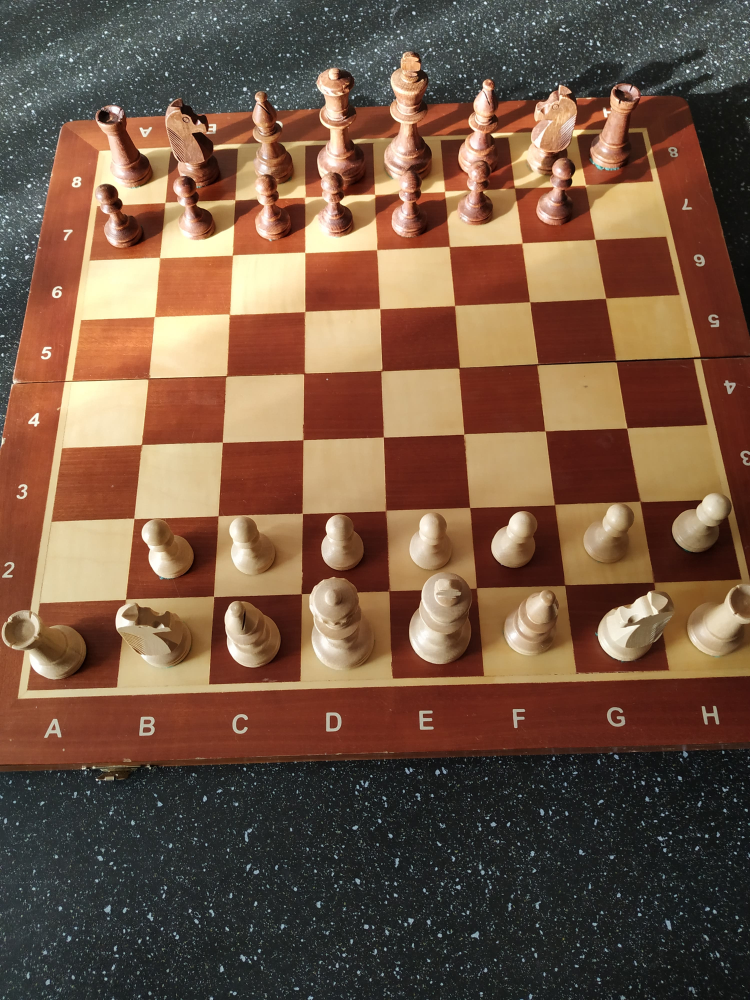
#> input picture Szachownica1.jpg, 3000 x 4000 px (shown at 1/4 size); its folder holds only this picture in this run
$ python -i segment.py   (imports and definitions only)
#> lines starting #> are read from the running program, lines starting #| are printed output that depends on the picture
#> further down, picture is the input picture: shape (4000, 3000, 3); mean B, G, R 67.1, 86.7, 115.8
import scipy

import cv2
import numpy as np
import time
from scipy import stats

from collections import defaultdict


# [4 lines left out: function angle_between, not called in this run]


from collections import defaultdict


# [60 lines left out: functions segment_by_angle_kmeans, intersection, segmented_intersections, not called in this run]


def create_lines(img):
    img = cv2.resize(img, (1500, 1500))
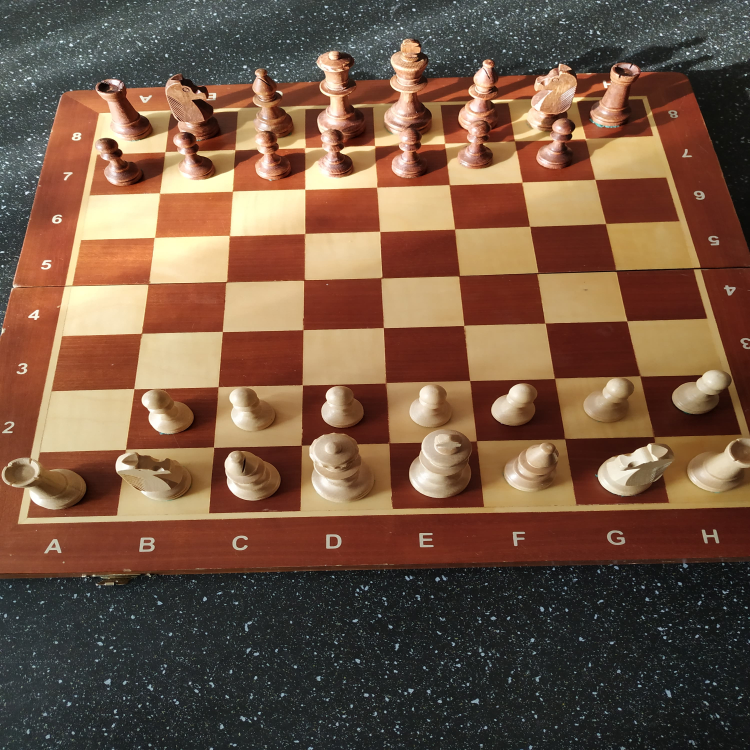
#> img: shape (1500, 1500, 3) (shown at 1/2 size); mean of channels 0, 1, 2 67, 86.7, 115.8; drawn as B, G, R
    gray = cv2.cvtColor(img, cv2.COLOR_BGR2GRAY)
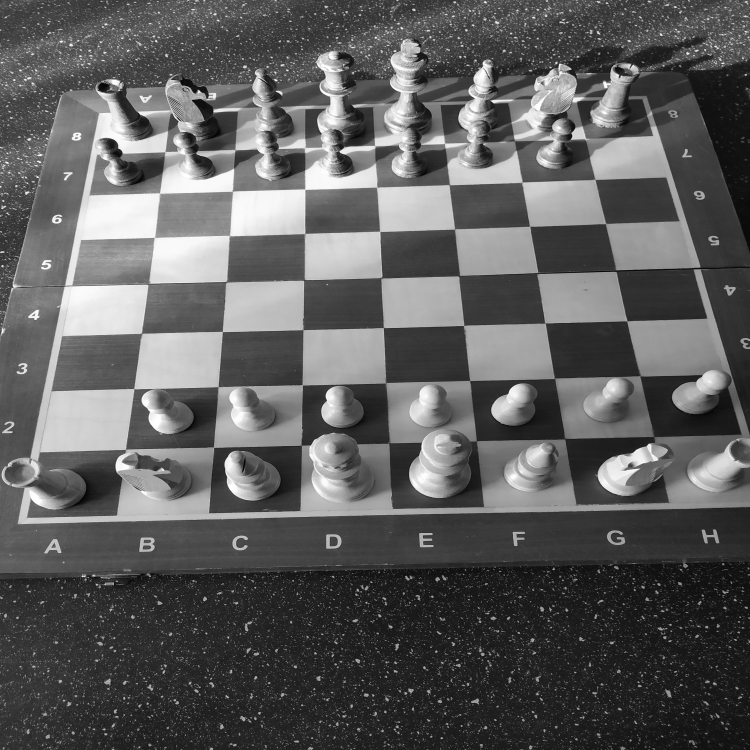
#> gray: shape (1500, 1500) (shown at 1/2 size); min 1, max 255, mean 93.2
    edges = cv2.Canny(gray, 60, 150, apertureSize=3)
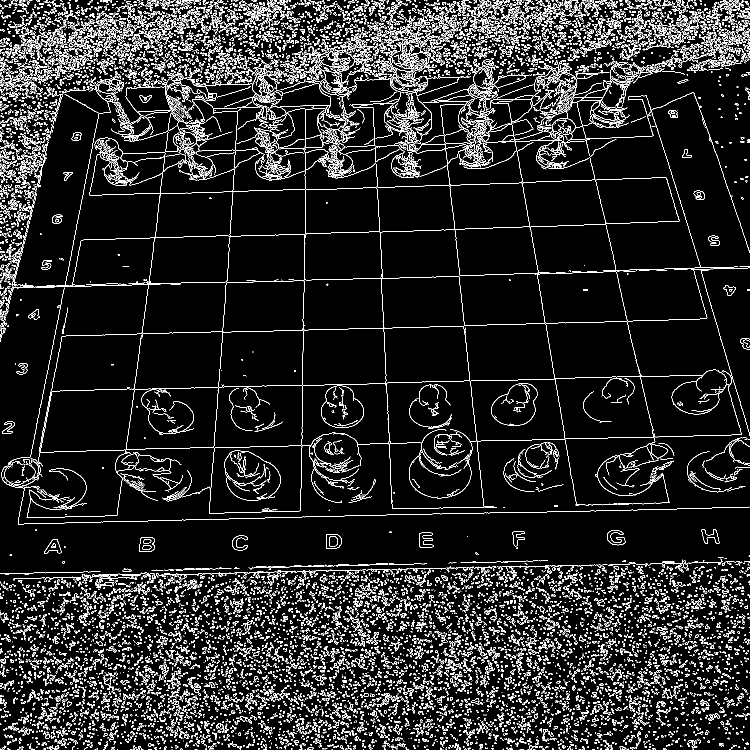
#> edges: shape (1500, 1500) (shown at 1/2 size); 9.4% white in thin lines or dots
    lines = cv2.HoughLines(edges, 1, np.pi / 180, 200)
    return lines, img


# [106 lines left out: functions segregatePoints, createStrongLines, cropPolygon, cropBox, pad_img_to_fit_bbox, cropFields, not called in this run]


def distance(point, center):
    diffs = [(center[i] - point[i]) ** 2 for i in range(2)]
    return np.sqrt(np.sum(diffs))


# [160 lines left out: functions filterPoints, filter_vertical_lines, find_first_important_vertical_line, filter_horizontal_lines, get_fields, createSampImage, not called in this run]


import os
import dataset
from utils import ensure_dir

# [9 lines of commented-out code are left out]

i = 1
# [9 lines not run here, left out]

>>> import cv2
>>> picture = cv2.imread('Szachownica1.jpg')
>>> result = create_lines(picture)

$ run again, on Szachownica2.jpg
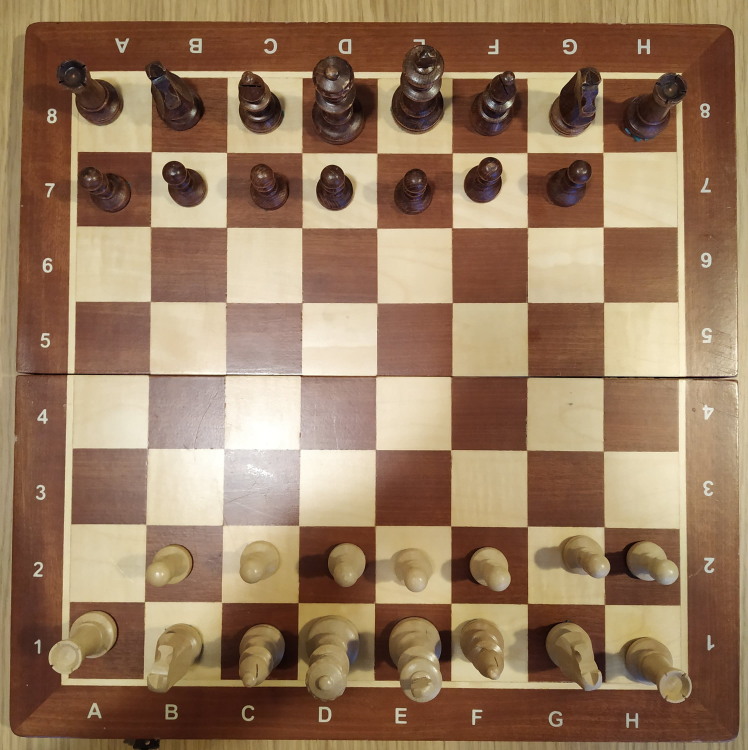
#> input picture Szachownica2.jpg, 2992 x 3000 px (shown at 1/4 size)
#> picture is the input picture: shape (3000, 2992, 3); mean B, G, R 95.6, 122.9, 152.4
#> in create_lines, `gray = cv2.cvtColor(img, cv2.COLOR_BGR2GRAY)`:
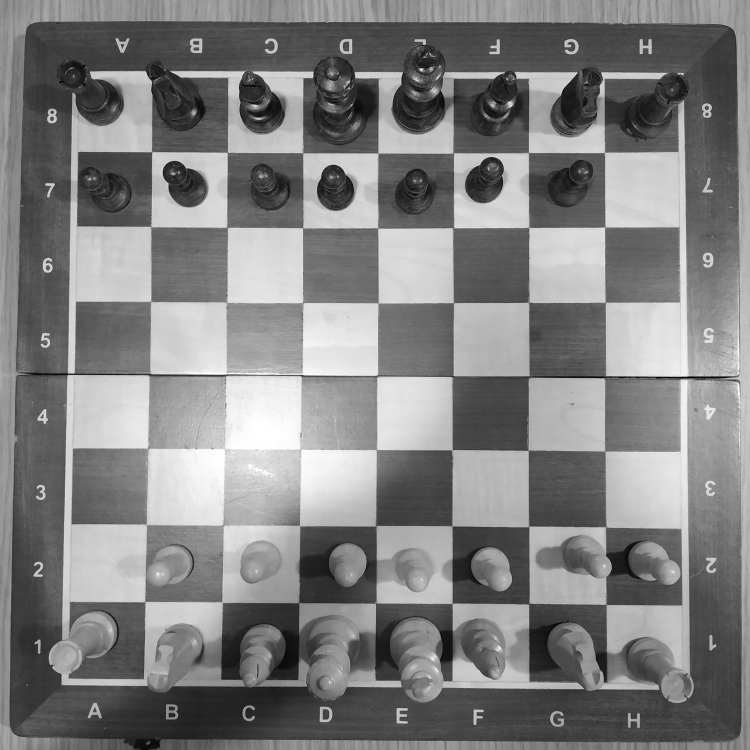
#> gray: shape (1500, 1500) (shown at 1/2 size); min 1, max 255, mean 128.6
#> in create_lines, `edges = cv2.Canny(gray, 60, 150, apertureSize=3)`:
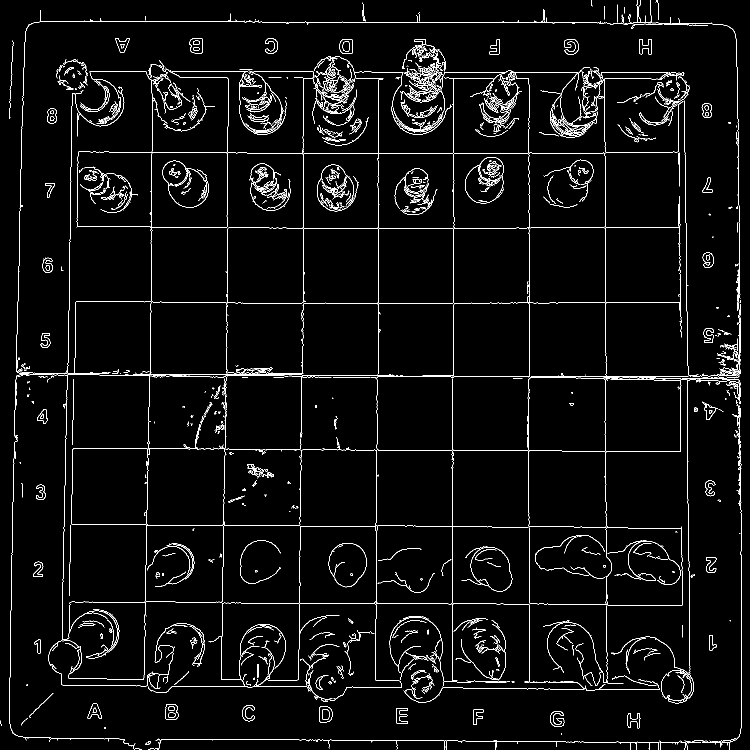
#> edges: shape (1500, 1500) (shown at 1/2 size); 3.5% white in thin lines or dots
#> lines = 62 rows, first 8: [1058, 0], [44, 1.57], [306, 1.57], [606, 1.57], [905, 0], [465, 0.0175], [907, 0], [751, 1.57]

$ run again, on samp1.jpg
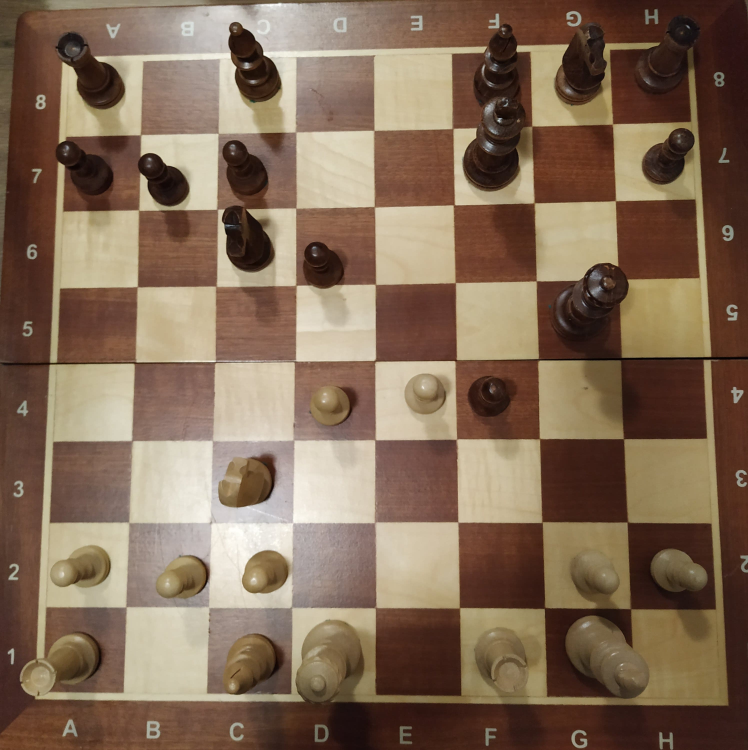
#> input picture samp1.jpg, 2992 x 3000 px (shown at 1/4 size)
#> picture is the input picture: shape (3000, 2992, 3); mean B, G, R 86.9, 107.6, 130.9
#> in create_lines, `gray = cv2.cvtColor(img, cv2.COLOR_BGR2GRAY)`:
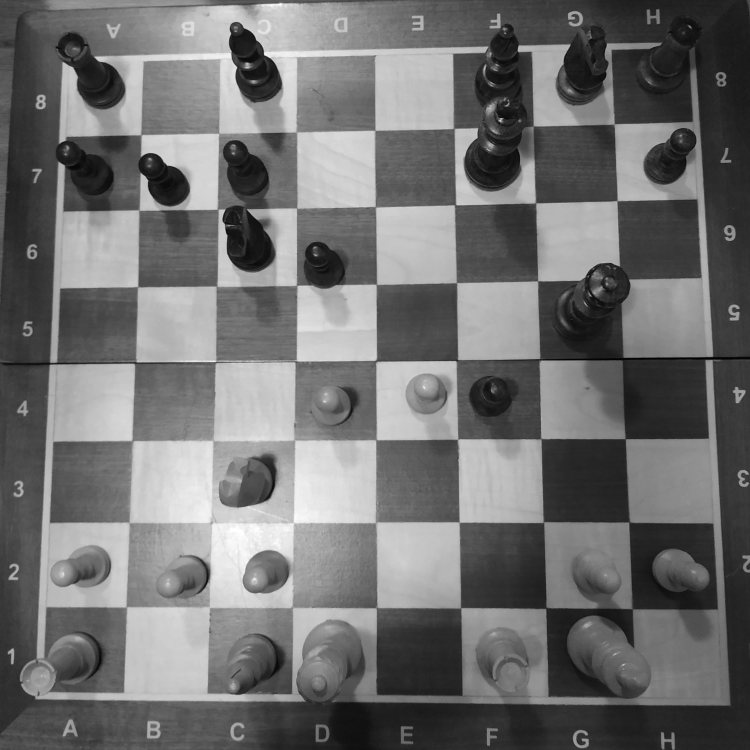
#> gray: shape (1500, 1500) (shown at 1/2 size); min 0, max 255, mean 112.3
#> in create_lines, `edges = cv2.Canny(gray, 60, 150, apertureSize=3)`:
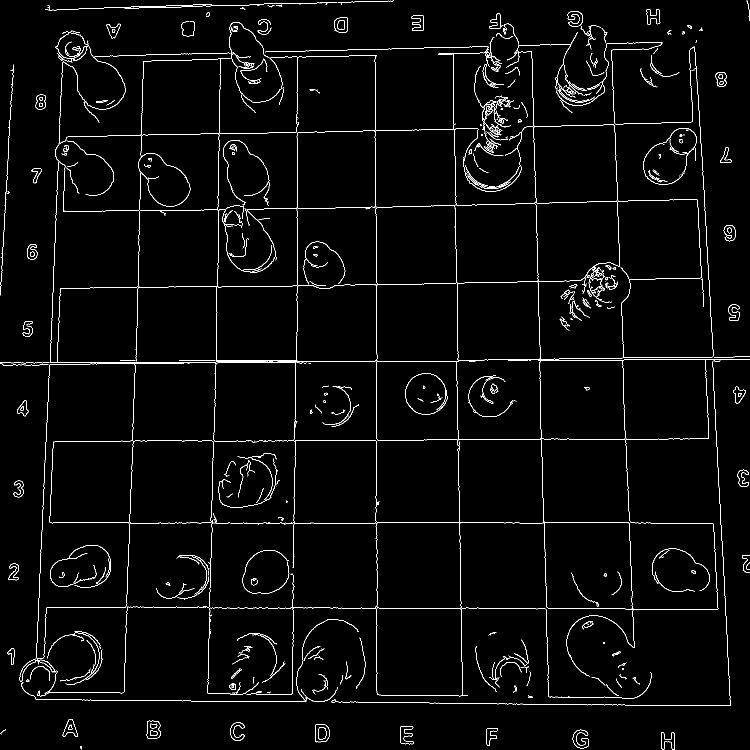
#> edges: shape (1500, 1500) (shown at 1/2 size); 2.4% white in thin lines or dots
#> lines = 36 rows, first 8: [-1385, 3.09], [1046, 1.57], [594, 0], [753, 0], [1216, 1.57], [295, 0.0349], [878, 1.57], [-900, 3.12]

$ run again, on samp2.jpg
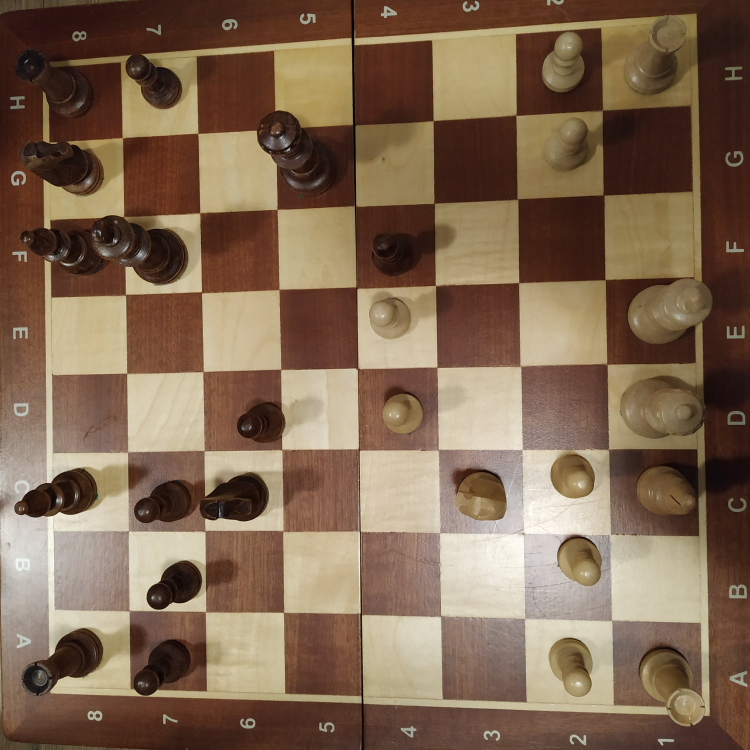
#> input picture samp2.jpg, 3000 x 3000 px (shown at 1/4 size)
#> picture is the input picture: shape (3000, 3000, 3); mean B, G, R 82.1, 104.2, 128.6
#> in create_lines, `gray = cv2.cvtColor(img, cv2.COLOR_BGR2GRAY)`:
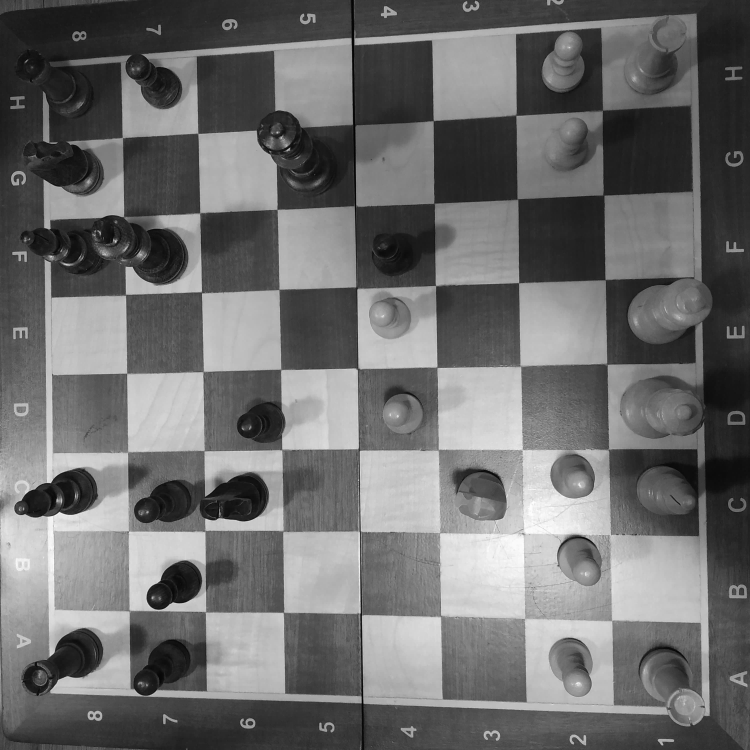
#> gray: shape (1500, 1500) (shown at 1/2 size); min 0, max 254, mean 109.2
#> in create_lines, `edges = cv2.Canny(gray, 60, 150, apertureSize=3)`:
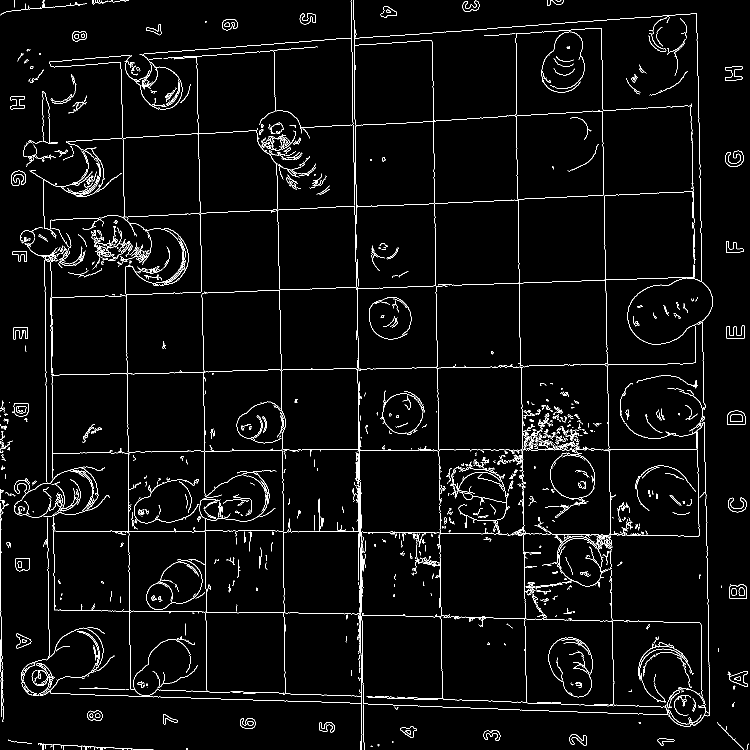
#> edges: shape (1500, 1500) (shown at 1/2 size); 3.2% white in thin lines or dots
#> lines = 44 rows, first 8: [-702, 3.12], [1382, 1.61], [-1028, 3.12], [-1393, 3.12], [-1201, 3.12], [-862, 3.12], [-1379, 3.12], [602, 1.54]
